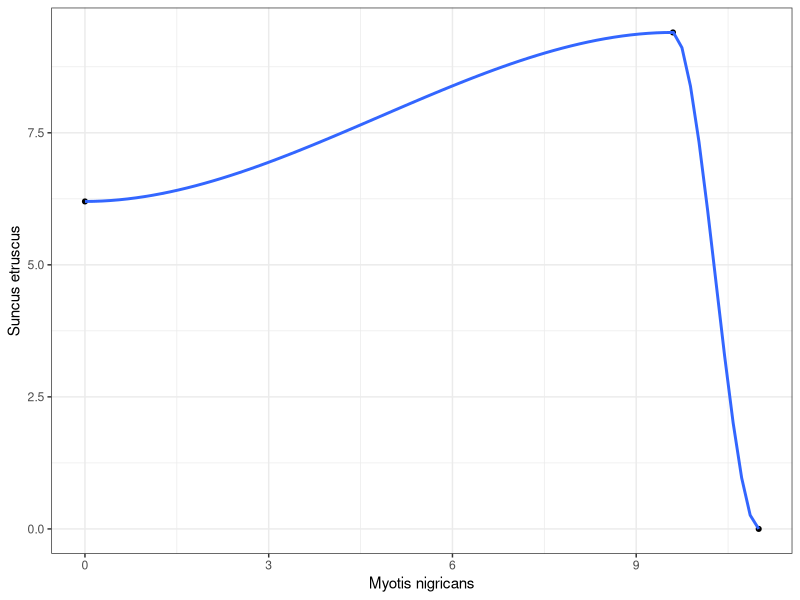
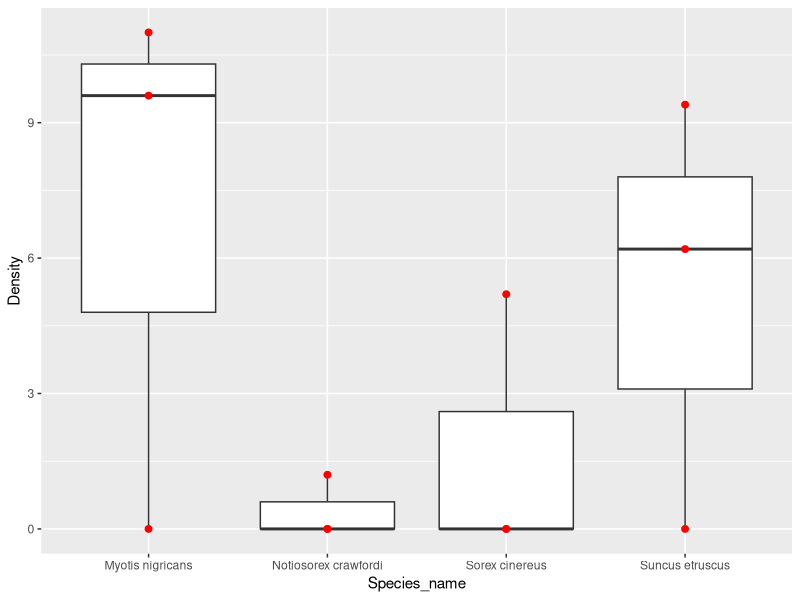
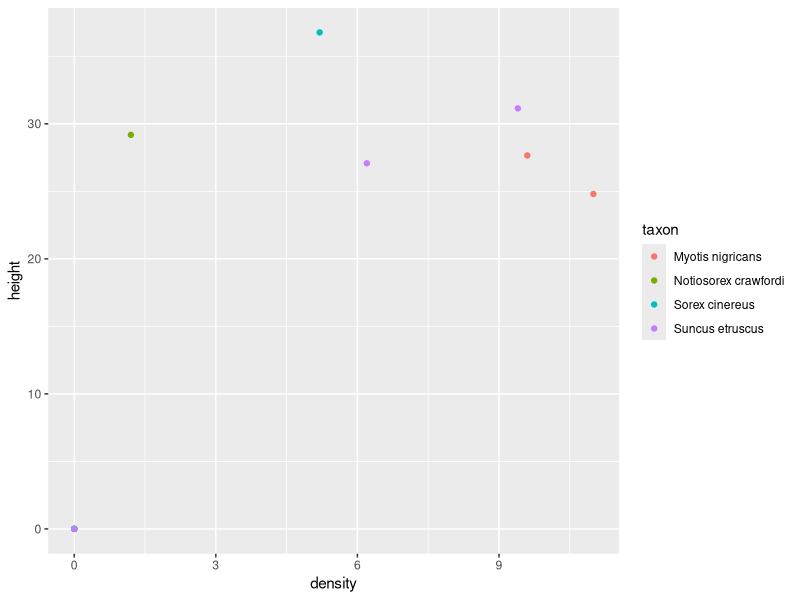

R code for these plots, in order:
## ---- chunk 1
knitr::opts_chunk$set(echo = TRUE)
library(tidyverse)
library(readr)
## ---- chunk 2

mammals <- data.frame(site = c(1,1,2,3,3,3), 
                      taxon = c('Suncus etruscus', 'Sorex cinereus', 
                                'Myotis nigricans', 'Notiosorex crawfordi', 
                                'Suncus etruscus', 'Myotis nigricans'),
                      density = c(6.2, 5.2, 11.0, 1.2, 9.4, 9.6)
)

cat("The mammals data frame:\n")
mammals
## ---- chunk 3
library(tidyr)

m_wide <- mammals %>%
  pivot_wider(names_from = taxon,
              values_from = density)

m_wide
## ---- chunk 4
m_wide_0 <- mammals %>%
  pivot_wider(names_from = taxon,
              values_from = density,
              values_fill = list(density = 0))
m_wide_0
## ---- chunk 5
m_long_0 <- mammals %>%
  complete(site, taxon, fill=list(density=0))

m_long_0
## ---- chunk 6
library(ggplot2)

ggplot(m_wide_0, mapping = aes(x=`Myotis nigricans`,
                               y=`Suncus etruscus`)) +
  geom_point(size=1.4) +
  stat_smooth() +
  theme_bw()
## ---- chunk 7
m_long <- m_wide_0 %>%
  pivot_longer(cols = -site, 
               names_to = "Species_name", 
               values_to = "Density")
  
m_long

#Another way of doing the same thing
m_long <- m_wide_0 %>%
  pivot_longer(cols = `Suncus etruscus`:`Notiosorex crawfordi`,
         names_to = "Species_name", 
         values_to = "Density")

m_long
## ---- chunk 8

ggplot(m_long, mapping=aes(x=Species_name, y=Density)) +
  geom_boxplot() +
  geom_point(size=2, color = "red") 
## ---- chunk 9
#make randomness less random
set.seed(355)

mamh <- mammals %>%
  mutate(height=rnorm(6,30,3))
## ---- chunk 10
mamh_0_complete <- mamh %>%
  complete(site, taxon,
           fill = list(height = NA, density = 0))

mamh_0_complete
## ---- chunk 11
mamh_long  <- mamh %>%
  pivot_longer(cols = c(density, height),
               names_to = "measurement",
               values_to = "value")

mamh_long
## ---- chunk 12
mamh_0_from_long <- mamh_long %>%
  
  #fill in the 0s
  complete(site, taxon, measurement, 
           fill = list(value = 0)) %>%
  
  #pivot back to a wider frame
  pivot_wider(names_from = measurement,
              values_from = value)

mamh_0_from_long
## ---- chunk 13
mamh2 <- mamh %>%
  unite(measurement, density, height, sep="_")

mamh2
## ---- chunk 14
mamh_long <- mamh2 %>%
  spread(taxon, measurement, fill="0_0") %>%
  gather(taxon, measurement, -site)

mamh_long
## ---- chunk 15
mamh_long <- mamh_long %>%
  separate(measurement, into = c("density", "height"), sep="_")

mamh_long
## ---- chunk 16
mamh_long <- mamh_long %>%
  mutate(density = as.numeric(density),
         height = as.numeric(height))
## ---- chunk 17
ggplot(mamh_long,
       aes(x = density, y = height, color = taxon)) +
  geom_point() 
